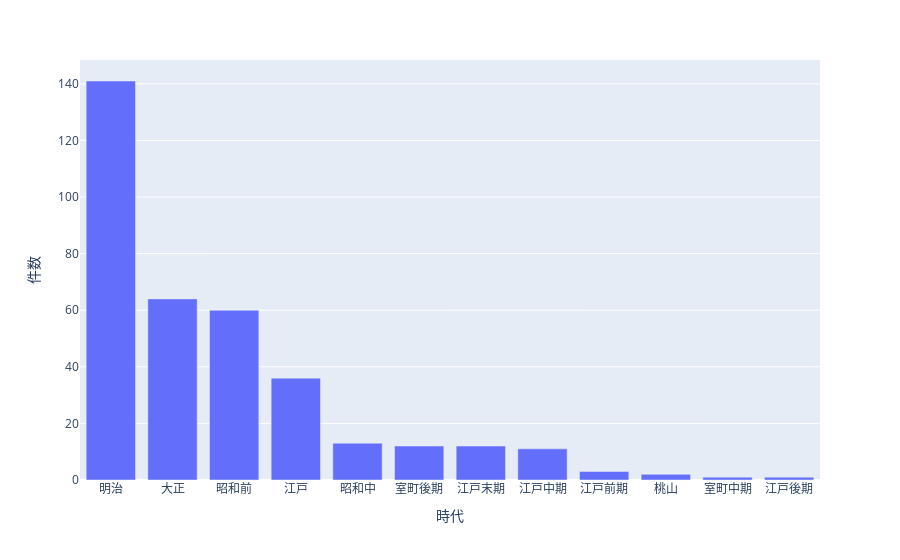

Source (notebook cell):
### Code cell
fig = px.bar(age,x='時代',y='件数')
fig.show()

### Figure 1 — Plotly figure (JSON) as saved in the notebook; plotly's stock layout.template omitted (floating-point values rounded to 4 significant figures)
{"data": [{"alignmentgroup": "True", "hovertemplate": "時代=%{x}<br>件数=%{y}<extra></extra>", "legendgroup": "", "marker": {"color": "#636efa", "pattern": {"shape": ""}}, "name": "", "offsetgroup": "", "orientation": "v", "showlegend": false, "textposition": "auto", "type": "bar", "x": ["明治", "大正", "昭和前", "江戸", "昭和中", "室町後期", "江戸末期", "江戸中期", "江戸前期", "桃山", "室町中期", "江戸後期"], "xaxis": "x", "y": [141, 64, 60, 36, 13, 12, 12, 11, 3, 2, 1, 1], "yaxis": "y"}], "layout": {"barmode": "relative", "legend": {"tracegroupgap": 0}, "margin": {"t": 60}, "xaxis": {"anchor": "y", "domain": [0, 1], "title": {"text": "時代"}}, "yaxis": {"anchor": "x", "domain": [0, 1], "title": {"text": "件数"}}}}
